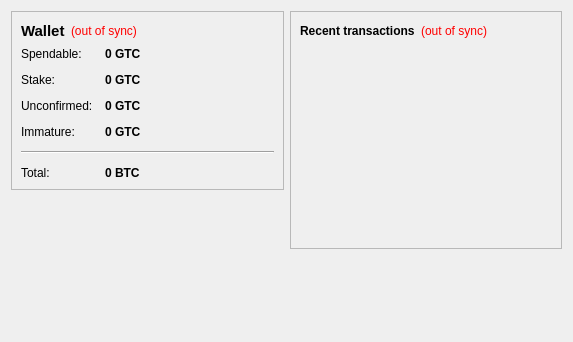
<?xml version="1.0" encoding="UTF-8"?>
<ui version="4.0">
 <class>OverviewPage</class>
 <widget class="QWidget" name="OverviewPage">
  <property name="geometry">
   <rect>
    <x>0</x>
    <y>0</y>
    <width>573</width>
    <height>342</height>
   </rect>
  </property>
  <property name="windowTitle">
   <string>Form</string>
  </property>
  <layout class="QHBoxLayout" name="horizontalLayout" stretch="1,1">
   <item>
    <layout class="QVBoxLayout" name="verticalLayout_2">
     <item>
      <widget class="QFrame" name="frame">
       <property name="frameShape">
        <enum>QFrame::StyledPanel</enum>
       </property>
       <property name="frameShadow">
        <enum>QFrame::Raised</enum>
       </property>
       <layout class="QVBoxLayout" name="verticalLayout_4">
        <item>
         <layout class="QHBoxLayout" name="horizontalLayout_4">
          <item>
           <widget class="QLabel" name="label_5">
            <property name="font">
             <font>
              <pointsize>11</pointsize>
              <weight>75</weight>
              <bold>true</bold>
             </font>
            </property>
            <property name="text">
             <string>Wallet</string>
            </property>
           </widget>
          </item>
          <item>
           <widget class="QLabel" name="labelWalletStatus">
            <property name="toolTip">
             <string>The displayed information may be out of date. Your wallet automatically synchronizes with the girlstoken network after a connection is established, but this process has not completed yet.</string>
            </property>
            <property name="styleSheet">
             <string notr="true">QLabel { color: red; }</string>
            </property>
            <property name="text">
             <string notr="true">(out of sync)</string>
            </property>
            <property name="alignment">
             <set>Qt::AlignLeading|Qt::AlignLeft|Qt::AlignVCenter</set>
            </property>
           </widget>
          </item>
          <item>
           <spacer name="horizontalSpacer_2">
            <property name="orientation">
             <enum>Qt::Horizontal</enum>
            </property>
            <property name="sizeHint" stdset="0">
             <size>
              <width>40</width>
              <height>20</height>
             </size>
            </property>
           </spacer>
          </item>
         </layout>
        </item>
        <item>
         <layout class="QFormLayout" name="formLayout_2">
          <property name="fieldGrowthPolicy">
           <enum>QFormLayout::AllNonFixedFieldsGrow</enum>
          </property>
          <property name="horizontalSpacing">
           <number>12</number>
          </property>
          <property name="verticalSpacing">
           <number>12</number>
          </property>
          <item row="0" column="0">
           <widget class="QLabel" name="label">
            <property name="text">
             <string>Spendable:</string>
            </property>
           </widget>
          </item>
          <item row="0" column="1">
           <widget class="QLabel" name="labelBalance">
            <property name="font">
             <font>
              <weight>75</weight>
              <bold>true</bold>
             </font>
            </property>
            <property name="cursor">
             <cursorShape>IBeamCursor</cursorShape>
            </property>
            <property name="toolTip">
             <string>Your current spendable balance</string>
            </property>
            <property name="text">
             <string notr="true">0 GTC</string>
            </property>
            <property name="textInteractionFlags">
             <set>Qt::LinksAccessibleByMouse|Qt::TextSelectableByKeyboard|Qt::TextSelectableByMouse</set>
            </property>
           </widget>
          </item>
          <item row="1" column="0">
           <widget class="QLabel" name="label_6">
            <property name="text">
             <string>Stake:</string>
            </property>
           </widget>
          </item>
          <item row="1" column="1">
           <widget class="QLabel" name="labelStake">
            <property name="font">
             <font>
              <weight>75</weight>
              <bold>true</bold>
             </font>
            </property>
            <property name="cursor">
             <cursorShape>IBeamCursor</cursorShape>
            </property>
            <property name="toolTip">
             <string>Total of coins that was staked, and do not yet count toward the current balance</string>
            </property>
            <property name="text">
             <string notr="true">0 GTC</string>
            </property>
            <property name="textInteractionFlags">
             <set>Qt::LinksAccessibleByMouse|Qt::TextSelectableByKeyboard|Qt::TextSelectableByMouse</set>
            </property>
           </widget>
          </item>
          <item row="2" column="0">
           <widget class="QLabel" name="label_3">
            <property name="text">
             <string>Unconfirmed:</string>
            </property>
           </widget>
          </item>
          <item row="2" column="1">
           <widget class="QLabel" name="labelUnconfirmed">
            <property name="font">
             <font>
              <weight>75</weight>
              <bold>true</bold>
             </font>
            </property>
            <property name="cursor">
             <cursorShape>IBeamCursor</cursorShape>
            </property>
            <property name="toolTip">
             <string>Total of transactions that have yet to be confirmed, and do not yet count toward the current balance</string>
            </property>
            <property name="text">
             <string notr="true">0 GTC</string>
            </property>
            <property name="textInteractionFlags">
             <set>Qt::LinksAccessibleByMouse|Qt::TextSelectableByKeyboard|Qt::TextSelectableByMouse</set>
            </property>
           </widget>
          </item>
          <item row="3" column="0">
           <widget class="QLabel" name="labelImmatureText">
            <property name="text">
             <string>Immature:</string>
            </property>
           </widget>
          </item>
          <item row="3" column="1">
           <widget class="QLabel" name="labelImmature">
            <property name="font">
             <font>
              <weight>75</weight>
              <bold>true</bold>
             </font>
            </property>
            <property name="toolTip">
             <string>Mined balance that has not yet matured</string>
            </property>
            <property name="text">
             <string notr="true">0 GTC</string>
            </property>
            <property name="textInteractionFlags">
             <set>Qt::LinksAccessibleByMouse|Qt::TextSelectableByKeyboard|Qt::TextSelectableByMouse</set>
            </property>
           </widget>
          </item>
          <item row="4" column="0" colspan="2">
           <widget class="Line" name="line">
            <property name="orientation">
             <enum>Qt::Horizontal</enum>
            </property>
           </widget>
          </item>
          <item row="5" column="0">
           <widget class="QLabel" name="labelTotalText">
            <property name="text">
             <string>Total:</string>
            </property>
           </widget>
          </item>
          <item row="5" column="1">
           <widget class="QLabel" name="labelTotal">
            <property name="font">
             <font>
              <weight>75</weight>
              <bold>true</bold>
             </font>
            </property>
            <property name="cursor">
             <cursorShape>IBeamCursor</cursorShape>
            </property>
            <property name="toolTip">
             <string>Your current total balance</string>
            </property>
            <property name="text">
             <string notr="true">0 BTC</string>
            </property>
            <property name="textInteractionFlags">
             <set>Qt::LinksAccessibleByMouse|Qt::TextSelectableByKeyboard|Qt::TextSelectableByMouse</set>
            </property>
           </widget>
          </item>
         </layout>
        </item>
       </layout>
      </widget>
     </item>
     <item>
      <spacer name="verticalSpacer">
       <property name="orientation">
        <enum>Qt::Vertical</enum>
       </property>
       <property name="sizeHint" stdset="0">
        <size>
         <width>20</width>
         <height>40</height>
        </size>
       </property>
      </spacer>
     </item>
    </layout>
   </item>
   <item>
    <layout class="QVBoxLayout" name="verticalLayout_3">
     <item>
      <widget class="QFrame" name="frame_2">
       <property name="frameShape">
        <enum>QFrame::StyledPanel</enum>
       </property>
       <property name="frameShadow">
        <enum>QFrame::Raised</enum>
       </property>
       <layout class="QVBoxLayout" name="verticalLayout">
        <item>
         <layout class="QHBoxLayout" name="horizontalLayout_2">
          <item>
           <widget class="QLabel" name="label_4">
            <property name="text">
             <string>&lt;b&gt;Recent transactions&lt;/b&gt;</string>
            </property>
           </widget>
          </item>
          <item>
           <widget class="QLabel" name="labelTransactionsStatus">
            <property name="toolTip">
             <string>The displayed information may be out of date. Your wallet automatically synchronizes with the girlstoken network after a connection is established, but this process has not completed yet.</string>
            </property>
            <property name="styleSheet">
             <string notr="true">QLabel { color: red; }</string>
            </property>
            <property name="text">
             <string notr="true">(out of sync)</string>
            </property>
            <property name="alignment">
             <set>Qt::AlignRight|Qt::AlignTrailing|Qt::AlignVCenter</set>
            </property>
           </widget>
          </item>
          <item>
           <spacer name="horizontalSpacer">
            <property name="orientation">
             <enum>Qt::Horizontal</enum>
            </property>
            <property name="sizeHint" stdset="0">
             <size>
              <width>40</width>
              <height>20</height>
             </size>
            </property>
           </spacer>
          </item>
         </layout>
        </item>
        <item>
         <widget class="QListView" name="listTransactions">
          <property name="styleSheet">
           <string notr="true">QListView { background: transparent; }</string>
          </property>
          <property name="frameShape">
           <enum>QFrame::NoFrame</enum>
          </property>
          <property name="verticalScrollBarPolicy">
           <enum>Qt::ScrollBarAlwaysOff</enum>
          </property>
          <property name="horizontalScrollBarPolicy">
           <enum>Qt::ScrollBarAlwaysOff</enum>
          </property>
          <property name="selectionMode">
           <enum>QAbstractItemView::NoSelection</enum>
          </property>
         </widget>
        </item>
       </layout>
      </widget>
     </item>
     <item>
      <spacer name="verticalSpacer_2">
       <property name="orientation">
        <enum>Qt::Vertical</enum>
       </property>
       <property name="sizeHint" stdset="0">
        <size>
         <width>20</width>
         <height>40</height>
        </size>
       </property>
      </spacer>
     </item>
    </layout>
   </item>
  </layout>
 </widget>
 <resources/>
 <connections/>
</ui>
